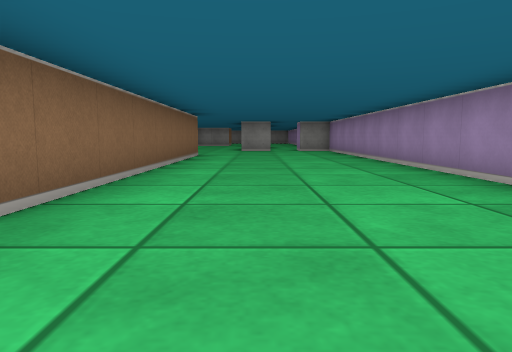
view 1 (above)

17 first-person views from a walk through a cub3D maze. The camera is about half as high as the walls, tilts 6° down and sees 70° across. The floor is counted in squares. Each view is taken from the middle of a square. On the plan, view 1 faces up. The plan holds only what a view shows up to about 9 squares ahead; the rest is blank.

view 2
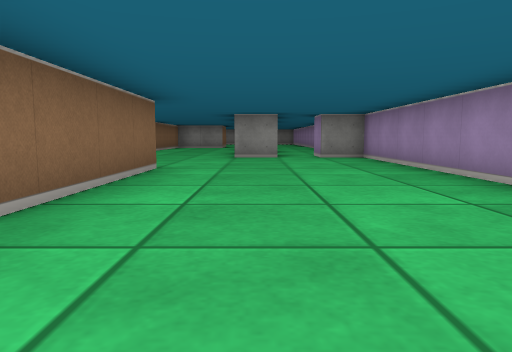

view 3
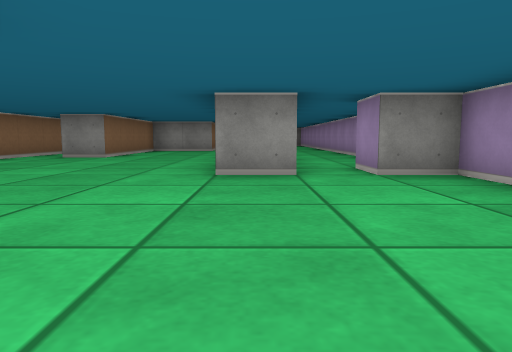

view 4
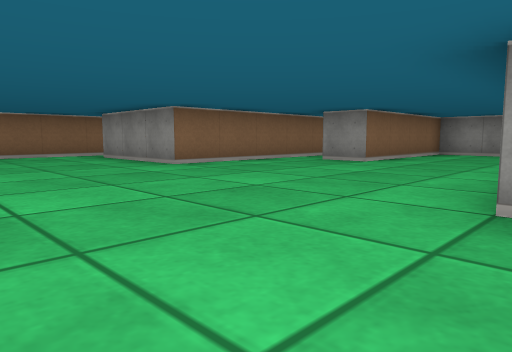

view 5
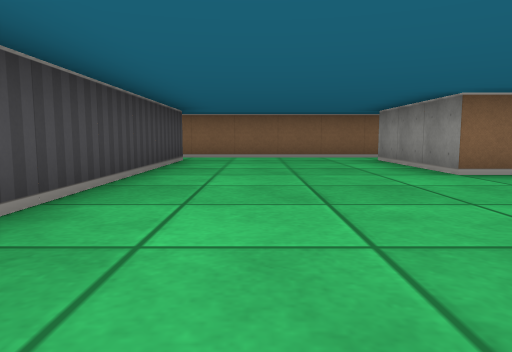

view 6
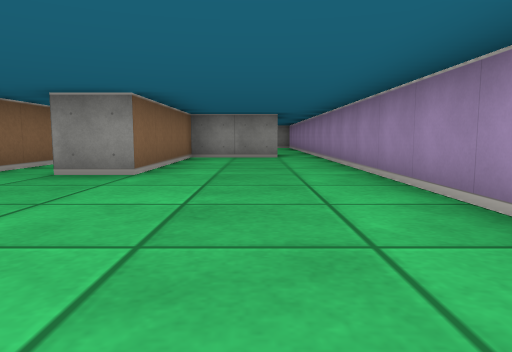

view 7
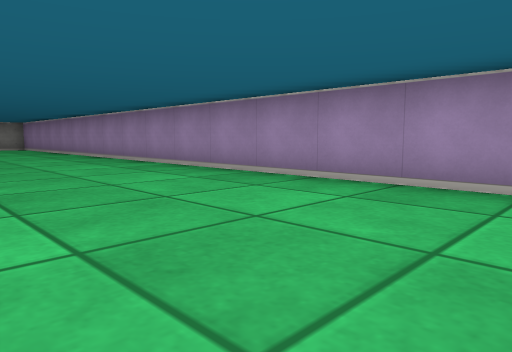

view 8
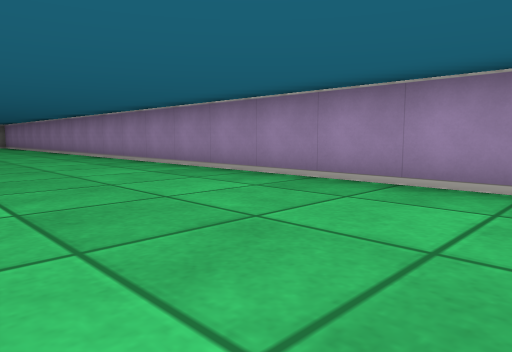

view 9
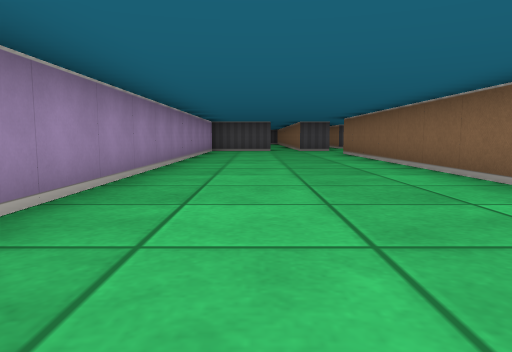

view 10
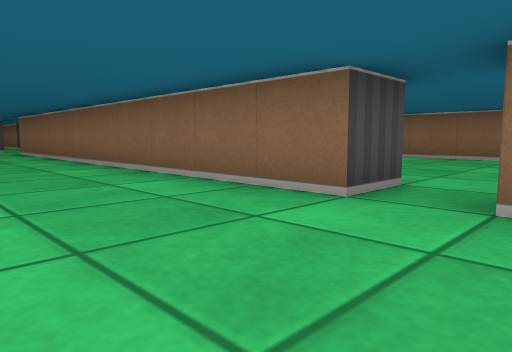

view 11
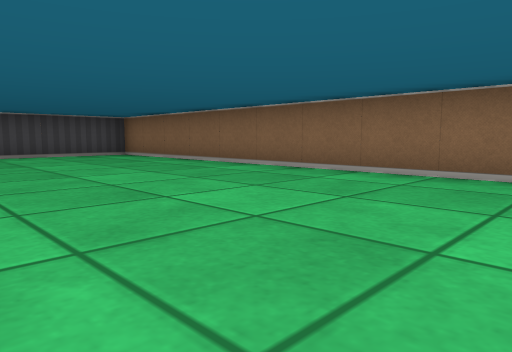

view 12
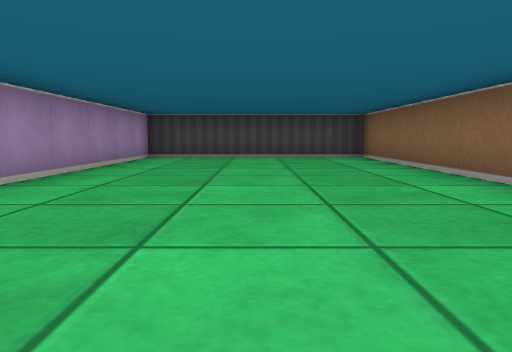

view 13
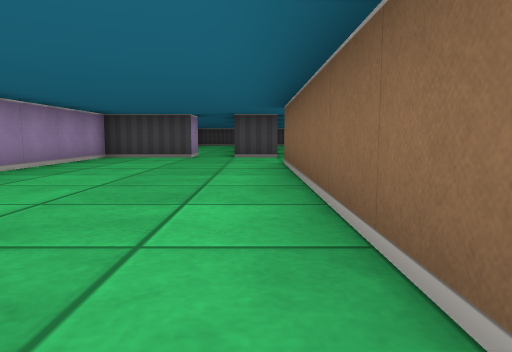

view 14
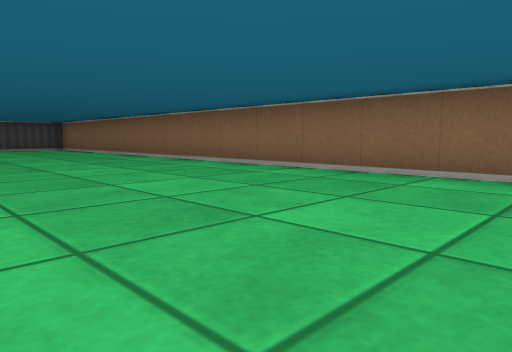

view 15
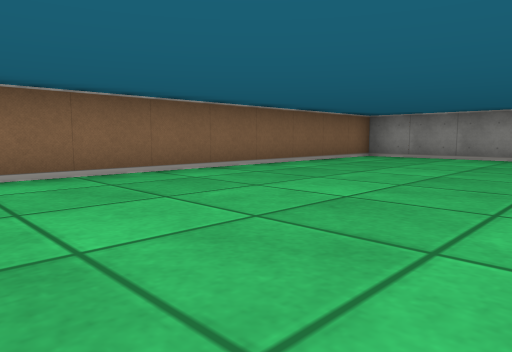

view 16
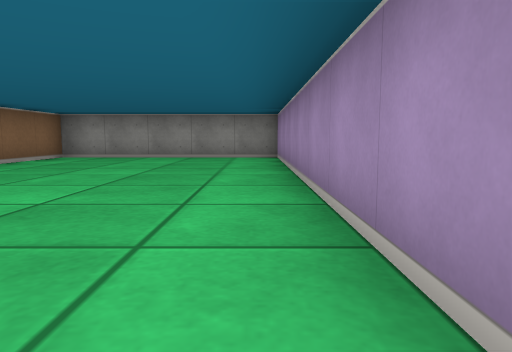

view 17
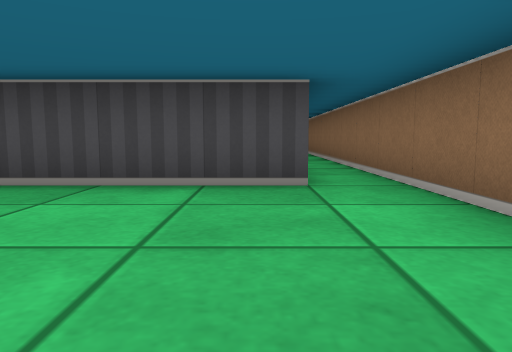

### Floor plan
Ten units are one square. View 1 is at (0, 0); x grows to the right and y downward. Boxes are objects, and circles mark ways between rooms. Rooms are numbered by the first view taken in them; rooms with no view inside come last. Other rooms are left out.
<svg viewBox="-100 -220 130 365">
<path fill="none" stroke="#000" d="M-15 -95 -15 -20M-26 15 -15 15 -15 115M5 -125 -5 -125M-86 -95 -30 -95M-5 -140 -5 -211M-95 -139 -95 -39M-55 -164 -55 -135 -85 -135M-15 -205 -35 -205 -35 -165 -45 -165M-15 135 -5 135M5 135 25 135 25 -125 15 -125M-25 -6 -25 -85 -75 -85 -75 105 -25 105 -25 55"/>
<circle cx="-20" cy="10" r="3" fill="#2a7"/>
<text x="-10" y="-40">1</text>
<text x="-50" y="10">2</text>
</svg>
Room 1 opens to room 2.

Where each view was taken, in squares from view 1:
view 1: 0 up, 0 right, facing up
view 2: 4 up, 0 right, facing up
view 3: 8 up, 0 right, facing up
view 4: 10 up, 0 right, facing up-left
view 5: 11 up, 1 left, facing left
view 6: 12 up, 2 left, facing up
view 7: 3 down, 1 left, facing up-right
view 8: 6 down, 1 left, facing up-right
view 9: 1 down, 1 right, facing down
view 10: 0 up, 1 right, facing down-left
view 11: 1 down, 3 left, facing down-left
view 12: 2 down, 5 left, facing down
view 13: 5 down, 1 left, facing down
view 14: 4 up, 3 left, facing down-left
view 15: 0 up, 3 left, facing up-left
view 16: 0 up, 3 left, facing up
view 17: 13 up, 8 left, facing down
